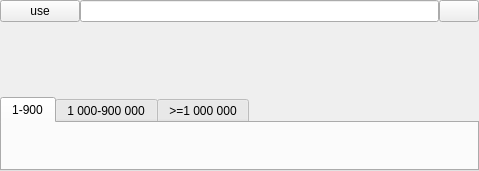
<?xml version="1.0" encoding="UTF-8"?>
<ui version="4.0">
 <class>CMarcKeyb</class>
 <widget class="QWidget" name="CMarcKeyb">
  <property name="geometry">
   <rect>
    <x>0</x>
    <y>0</y>
    <width>479</width>
    <height>171</height>
   </rect>
  </property>
  <property name="windowTitle">
   <string>virtual keyboard</string>
  </property>
  <property name="windowIcon">
   <iconset resource="resfile.qrc">
    <normaloff>:/new/icons/icons/vkeyb.png</normaloff>:/new/icons/icons/vkeyb.png</iconset>
  </property>
  <layout class="QVBoxLayout" name="verticalLayout_2">
   <item>
    <layout class="QHBoxLayout" name="horizontalLayout">
     <item>
      <widget class="QPushButton" name="btOk">
       <property name="text">
        <string>use</string>
       </property>
       <property name="icon">
        <iconset resource="resfile.qrc">
         <normaloff>:/new/icons/icons/goup.png</normaloff>:/new/icons/icons/goup.png</iconset>
       </property>
      </widget>
     </item>
     <item>
      <widget class="QLineEdit" name="txtText"/>
     </item>
     <item>
      <widget class="QPushButton" name="btClose">
       <property name="toolTip">
        <string>close window</string>
       </property>
       <property name="text">
        <string notr="true"/>
       </property>
       <property name="icon">
        <iconset resource="resfile.qrc">
         <normaloff>:/new/icons/icons/stop.png</normaloff>:/new/icons/icons/stop.png</iconset>
       </property>
       <property name="shortcut">
        <string>Esc</string>
       </property>
      </widget>
     </item>
    </layout>
   </item>
   <item>
    <widget class="QWidget" name="board" native="true">
     <property name="sizePolicy">
      <sizepolicy hsizetype="Expanding" vsizetype="Expanding">
       <horstretch>0</horstretch>
       <verstretch>0</verstretch>
      </sizepolicy>
     </property>
     <layout class="QVBoxLayout" name="verticalLayout">
      <item>
       <layout class="QGridLayout" name="gridLayout"/>
      </item>
     </layout>
    </widget>
   </item>
   <item>
    <widget class="QTabWidget" name="tabNumeric">
     <property name="currentIndex">
      <number>0</number>
     </property>
     <property name="usesScrollButtons">
      <bool>false</bool>
     </property>
     <property name="documentMode">
      <bool>false</bool>
     </property>
     <widget class="QWidget" name="tab">
      <attribute name="title">
       <string notr="true">1-900</string>
      </attribute>
      <layout class="QHBoxLayout" name="horizontalLayout_4">
       <item>
        <layout class="QGridLayout" name="gridLayoutNum1"/>
       </item>
      </layout>
     </widget>
     <widget class="QWidget" name="tab_3">
      <attribute name="title">
       <string notr="true">1 000-900 000</string>
      </attribute>
      <layout class="QHBoxLayout" name="horizontalLayout_5">
       <item>
        <layout class="QGridLayout" name="gridLayoutNum2"/>
       </item>
      </layout>
     </widget>
     <widget class="QWidget" name="tab_2">
      <attribute name="title">
       <string notr="true">&gt;=1 000 000</string>
      </attribute>
      <layout class="QVBoxLayout" name="verticalLayout_3">
       <item>
        <layout class="QGridLayout" name="gridLayoutNum3"/>
       </item>
       <item>
        <widget class="QLabel" name="label">
         <property name="frameShape">
          <enum>QFrame::Box</enum>
         </property>
         <property name="text">
          <string>three dots are replacement for triple overline</string>
         </property>
         <property name="alignment">
          <set>Qt::AlignCenter</set>
         </property>
         <property name="textInteractionFlags">
          <set>Qt::NoTextInteraction</set>
         </property>
        </widget>
       </item>
      </layout>
     </widget>
    </widget>
   </item>
  </layout>
 </widget>
 <layoutdefault spacing="0" margin="0"/>
 <tabstops>
  <tabstop>txtText</tabstop>
  <tabstop>tabNumeric</tabstop>
  <tabstop>btClose</tabstop>
 </tabstops>
 <resources>
  <include location="resfile.qrc"/>
 </resources>
 <connections/>
</ui>
